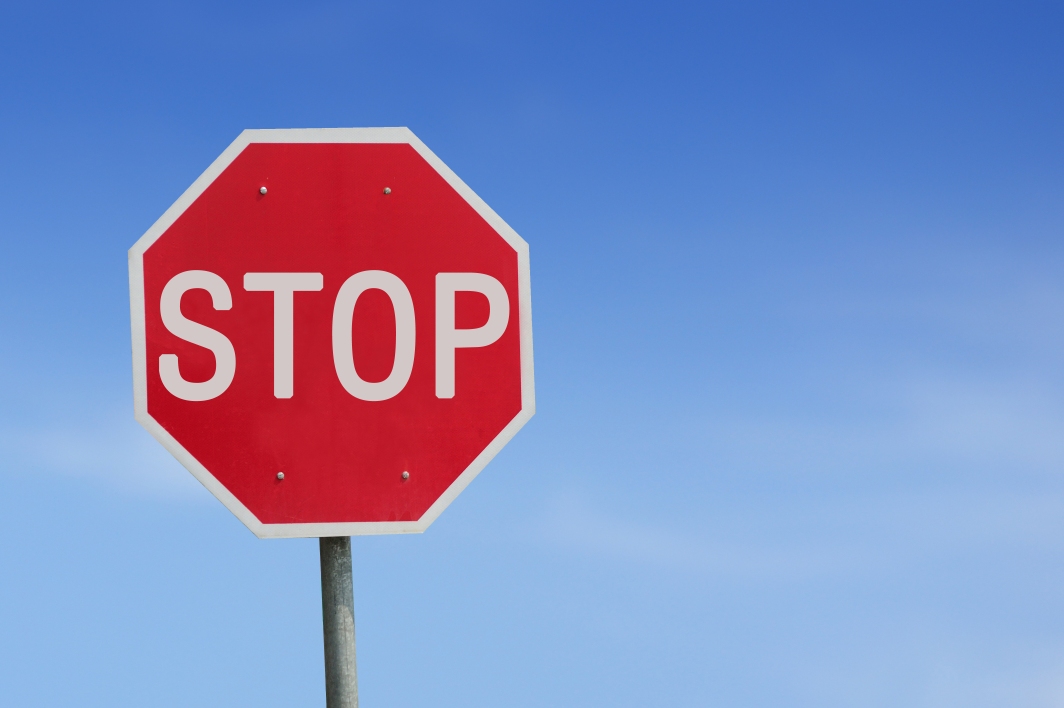
#> input picture Day1_akhavan/image/sign.jpg, 4256 x 2832 px (shown at 1/4 size)
$ jupyter execute --allow-errors '01_Intro2image&numpy.ipynb'
#> lines starting #> are read from the running program, lines starting #| are printed output that depends on the picture
<center><div style="direction:rtl;font-family:B Lotus, B Nazanin, Tahoma">به نام خدا</div></center>

<h1><center><div style="direction:rtl;font-family:B Lotus, B Nazanin, Tahoma">تصویر به عنوان داده</div></center></h1>

## <div style="direction:rtl;text-align:right;font-family:B Lotus, B Nazanin, Tahoma">لود کتابخانه‌های مورد استفاده</div>
<div style="direction:rtl;text-align:right;font-family:Tahoma">
برای اجرای این نوت‌بوک باید  کتابخانه ی  matplotlib و  numpy را نصب کنید.
بدین منظور به اینترنت متصل شود و در ترمینال  دستورات زیر را بنویسید:
</div>
<p>pip install matplotlib</p>
<p>pip install numpy</p>

<div style="direction:rtl;text-align:right;font-family:Tahoma">
میتوانید به جای pip از کلمه ی conda استفاده کنید. (اگر از آناکوندا استفاده میکنید.)
</div>

[cell 1]
# Import matplotlib
import matplotlib.pyplot as plt

# Import numpy
import numpy as np

## <div style="direction:rtl;text-align:right;font-family:B Lotus, B Nazanin, Tahoma">لود تصویر از دیسک</div>

[cell 2]
# Load the image
data = plt.imread('./image/sign.jpg')
#> data is the input picture: shape (2832, 4256, 3); mean R, G, B 129.1, 141.5, 192.9

## <div style="direction:rtl;text-align:right;font-family:B Lotus, B Nazanin, Tahoma">نمایش تصویر </div>

[cell 3]
# Display the image
plt.imshow(data)
plt.show()

## <div style="direction:rtl;text-align:right;font-family:B Lotus, B Nazanin, Tahoma">داده تصویری </div>

<div style="direction:rtl;text-align:right;font-family:Tahoma">
نگاهی به اندازه ماتریس خوانده شده بیندازیم!
</div>

[cell 4]
data.shape
#> Out = (2832, 4256, 3)

<div style="direction:rtl;text-align:right;font-family:Tahoma">
مقدار پیکسل یک سلول خاص</div>

[cell 5]
data[1000, 1100]
#> Out = [189, 28, 43]

[cell 6]
data[250, 3500]
#> Out = [66, 112, 197]

## <div style="direction:rtl;text-align:right;font-family:B Lotus, B Nazanin, Tahoma">ویرایش داده تصویری </div>

#> (a cell that did not finish here is left out)

[cell 8]
# Load the image
data = plt.imread('./image/sign.jpg')

# Set the red channel in this part of the image to 0
#> (the rest of this cell did not finish here and is left out)

## <div style="direction:rtl;text-align:right;font-family:B Lotus, B Nazanin, Tahoma"> تصاویر سطح خاکستری  </div>

<div style="direction:rtl;text-align:right;font-family:Tahoma">
تابع زیر یک تابع ساده برای تبدیل تصویر به سطح خاکستری(grayscale) است.</div>
[stackoverflow](https://stackoverflow.com/questions/12201577/how-can-i-convert-an-rgb-image-into-grayscale-in-python)

[cell 9]
def rgb2gray(rgb):
    return np.dot(rgb[...,:3], [0.299, 0.587, 0.114]).astype(int)

<div style="direction:rtl;text-align:right;font-family:Tahoma">
خواندن یک تصویر به صورت سطح خاکستری</div>

[cell 10]
img = plt.imread('./image/t-shirt.jpg')
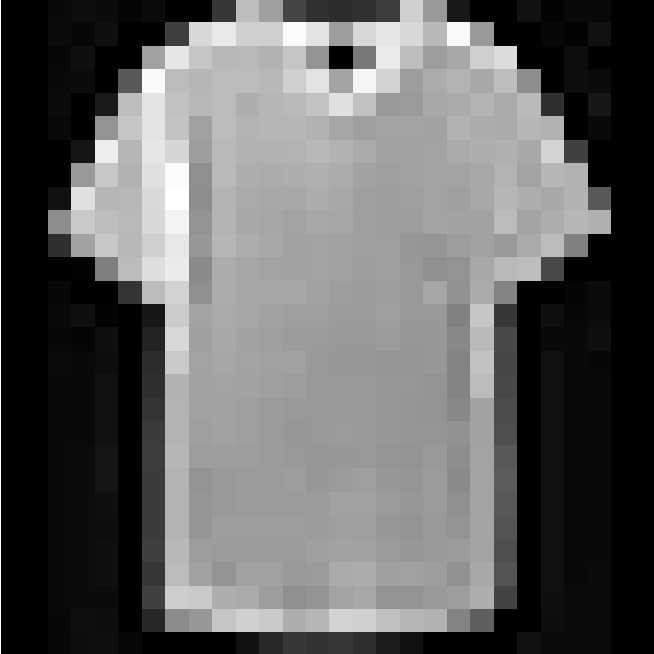
#> input picture Day1_akhavan/image/t-shirt.jpg, 654 x 654 px
#> img is the input picture: shape (654, 654, 3); min 0, max 255, mean 99.5
tshirt = rgb2gray(img)
#> in rgb2gray, `return np.dot(rgb[...,:3], [0.299, 0.587, 0.114]).astype(int)`:
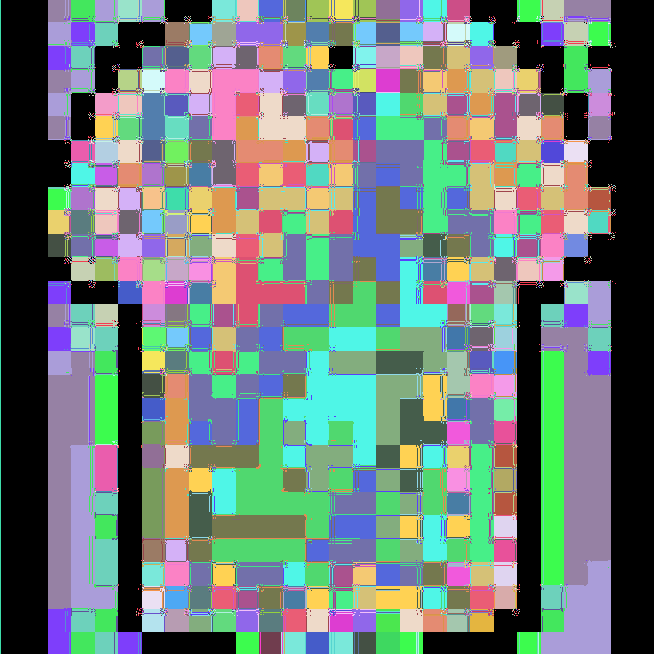
#> returned value: shape (654, 654) int64; 196 distinct labels, from 0 to 254; one colour per label, 0 black

<div style="direction:rtl;text-align:right;font-family:Tahoma">
اندازه ماتریس خوانده شده</div>

[cell 11]
tshirt.shape
#> Out = (654, 654)

<div style="direction:rtl;text-align:right;font-family:Tahoma">
نمایش تصویر</div>

[cell 12]
plt.imshow(tshirt, cmap = plt.get_cmap('gray'))
plt.show()

<div style="direction:rtl;text-align:right;font-family:Tahoma">
مشاهده مقدار یک پیکسل خاص</div>

[cell 13]
tshirt[250, 200]
#> Out = 151

<div style="direction:rtl;text-align:right;font-family:Tahoma">ویرایش تصویر</div>

[cell 14]
tshirt[200:400, 300:400]=0
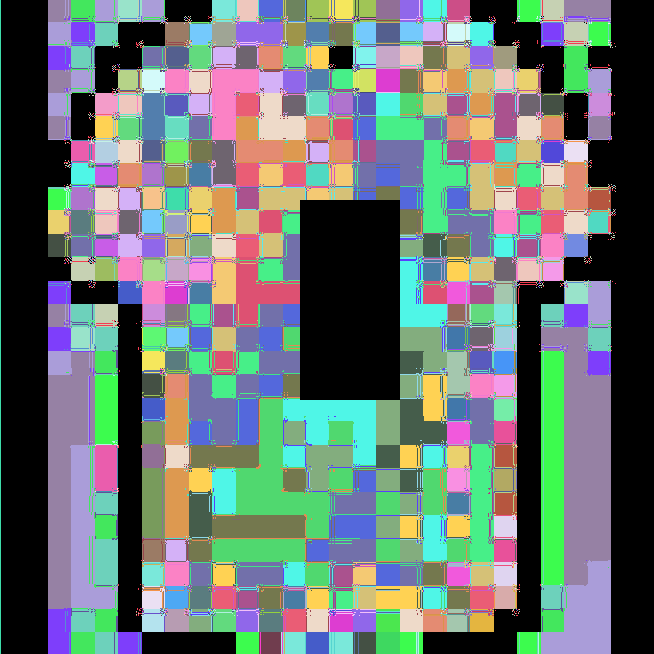
#> tshirt: shape (654, 654) int64; 196 distinct labels, from 0 to 254; one colour per label, 0 black
plt.imshow(tshirt, cmap = plt.get_cmap('gray'))
plt.show()
